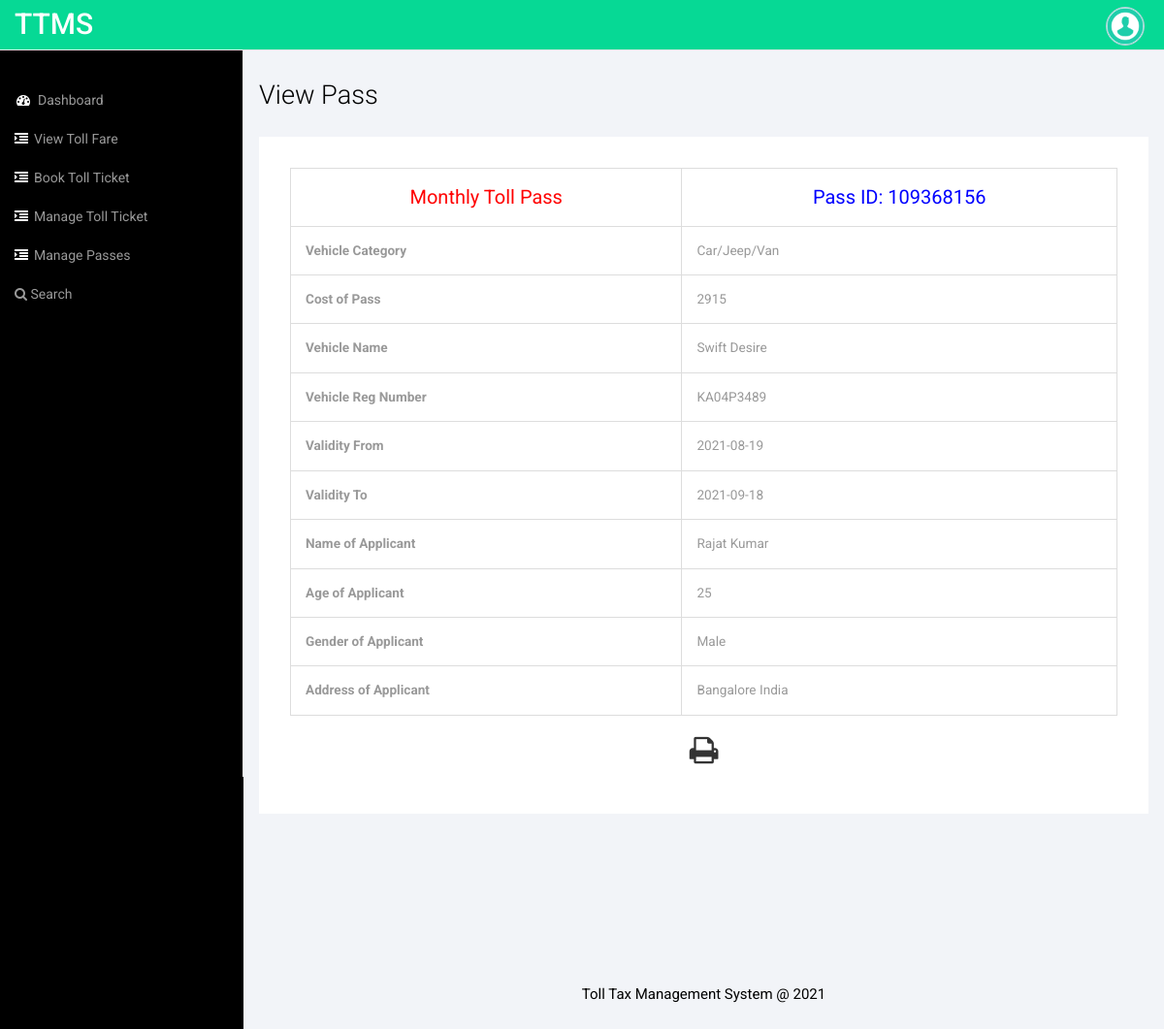
The page /staffs/view-pass.php?viewid=1 (signed in) on the database its author committed.
### tables this page shows
CREATE TABLE `tblpass` (
  `ID` int(10) NOT NULL,
  `Passid` varchar(120) NOT NULL,
  `VehicleCat` varchar(120) DEFAULT NULL,
  `VehicleName` varchar(120) DEFAULT NULL,
  `RegNumber` char(50) DEFAULT NULL,
  `Validityfrom` varchar(120) DEFAULT NULL,
  `ValidityTo` varchar(120) DEFAULT NULL,
  `AppName` varchar(120) DEFAULT NULL,
  `AppGender` varchar(50) DEFAULT NULL,
  `AppAge` int(20) NOT NULL,
  `AppAdd` mediumtext,
  `PassCost` varchar(50) DEFAULT NULL,
  `CreationDate` timestamp NOT NULL DEFAULT CURRENT_TIMESTAMP
);

### staffs/view-pass.php (the view, shortened to what this page needs)
<?php
include('includes/dbconnection.php');
  ?>
<!DOCTYPE HTML>
<html>
<head>
<link href="css/bootstrap.min.css" rel='stylesheet' type='text/css' />
<link href="css/style.css" rel='stylesheet' type='text/css' />
<link href="css/font-awesome.css" rel="stylesheet">
</head>
<body>
<div id="wrapper">
        <?php include_once('includes/sidebar.php');?>
        <?php include_once('includes/header.php');?>
        <div id="page-wrapper">
        <div class="col-md-12 graphs">
	   <div class="xs">
  	    <h3>View Pass</h3>
  	    <div class="well1 white" id="exampl">
  <?php
$vid=$_GET['viewid'];
$ret=mysqli_query($con,"select * from tblpass where ID='$vid'");
while ($row=mysqli_fetch_array($ret)) {
?>
          <fieldset>
 <table border="1" class="table table-bordered mg-b-0" width="100%">
 <tr align="center">
									<td colspan="1" style="font-size:20px;color:Red">Monthly Toll Pass</td>
<td colspan="1" style="font-size:20px;color:blue">
 Pass ID: <?php echo $row['Passid'];?></td></tr>
  <tr>
    <th>Vehicle Category</th>
    <td><?php echo $row['VehicleCat'];?></td>
  </tr>
  <tr>
    <th>Cost of Pass</th>
    <td><?php echo $row['PassCost'];?></td>
  </tr>
    <tr>
    <th>Vehicle Name</th>
    <td><?php echo $row['VehicleName'];?></td>
  </tr>
    <tr>
    <th>Vehicle Reg Number</th>
    <td><?php echo $row['RegNumber'];?></td>
  </tr>
  <tr>
    <th>Validity From</th>
    <td><?php echo $row['Validityfrom'];?></td>
  </tr>
  <tr>
    <th>Validity To</th>
    <td><?php echo $row['ValidityTo'];?></td>
  </tr>
  <tr>
    <th>Name of Applicant</th>
    <td><?php echo $row['AppName'];?></td>
  </tr>
  <tr>
    <th>Age of Applicant</th>
    <td><?php echo $row['AppAge'];?></td>
  </tr>
  <tr>
    <th>Gender of Applicant</th>
    <td><?php echo $row['AppGender'];?></td>
  </tr>
  <tr>
    <th>Address of Applicant</th>
    <td><?php echo $row['AppAdd'];?></td>
  </tr>
         <?php } ?>
       </table>
            <div class="form-group">
           <p style="margin-top:1%"  align="center">
  <i class="fa fa-print fa-2x" style="cursor: pointer;"  OnClick="CallPrint(this.value)" ></i>
</p>
     </div>
          </fieldset>
      </div>
    </div>
    <?php include_once('includes/footer.php');?>
   </div>
      </div>
   </div>
<link href="css/custom.css" rel="stylesheet">
</body>
</html>

### staffs/css/style.css (style rules this page uses)
h4, h5, h6, h1, h2, h3 { margin-top: 0; }
p { margin: 0; }
html, body { font-family: 'Roboto', sans-serif; font-size: 100%; background:#000; overflow-x: hidden; }
.graphs { padding: 2em 1em; background: #f2f4f8; font-family: 'Roboto', sans-serif; }
.xs h3, .widget_head { color:#000; font-size:1.7em; font-weight:300; margin-bottom: 1em; }
.table > thead > tr > th, .table > tbody > tr > th, .table > tfoot > tr > th, .table > thead > tr > td, .table > tbody > tr > td, .table > tfoot > tr > td { border-top: none !important; }
.well1 { background:#fff; padding:2em; }
.table > thead > tr > th, .table > tbody > tr > th, .table > tfoot > tr > th, .table > thead > tr > td, .table > tbody > tr > td, .table > tfoot > tr > td { font-size: 0.85em; color: #999; }
.table td, .table>tbody>tr>td, .table>tbody>tr>th, .table>tfoot>tr>td, .table>tfoot>tr>th, .table>thead>tr>td, .table>thead>tr>th { padding:15px !important; }

### staffs/css/custom.css (style rules this page uses)
#wrapper { width: 100%; }
#page-wrapper { min-height: 568px; background-color: #fff; }
@media (min-width:768px) { #page-wrapper { position: inherit; margin: 0 0 0 250px; border-left: 1px solid #e7e7e7; } }

### rows shown on the page
tblpass: Passid "109368156", VehicleCat "Car/Jeep/Van", PassCost "2915", VehicleName "Swift Desire", RegNumber "KA04P3489", Validityfrom "2021-08-19", ValidityTo "2021-09-18", AppName "Rajat Kumar", AppAge "25", AppGender "Male", AppAdd "Bangalore India"
